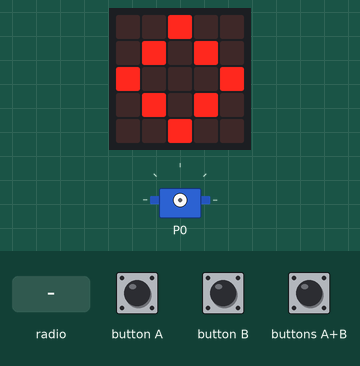
This program was run on a simulated BBC micro:bit (MakeCode). Shown: the board's 5×5 LED display, servo. The test bench sets the inputs (shaded band).

Above: at 1.6 s.
1.7 s: radio message "A" arrives
At 3.1 s:
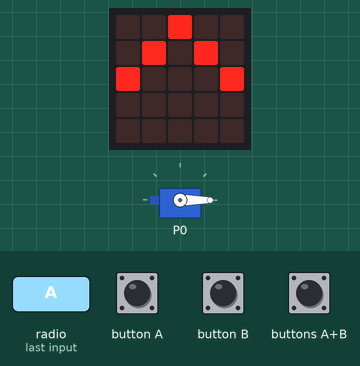
4.3 s: button B pressed for 0.15 s
At 5.8 s:
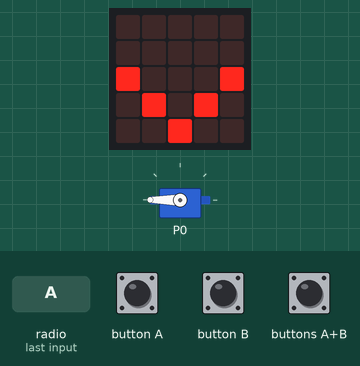
6.3 s: radio message "AB" arrives
At 7.5 s:
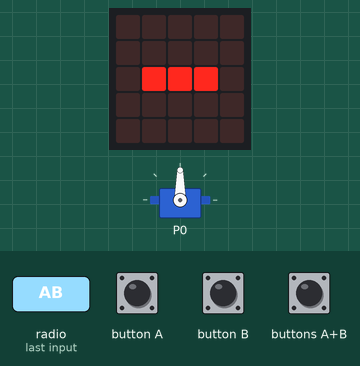
8.5 s: radio message "B" arrives
At 9.1 s:
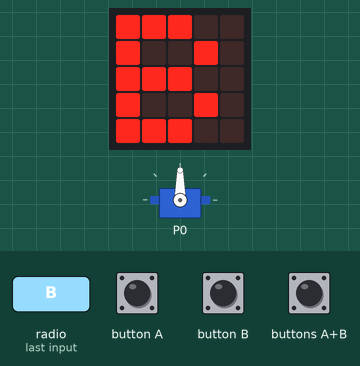
11.1 s: button A pressed for 0.15 s
At 11.45 s:
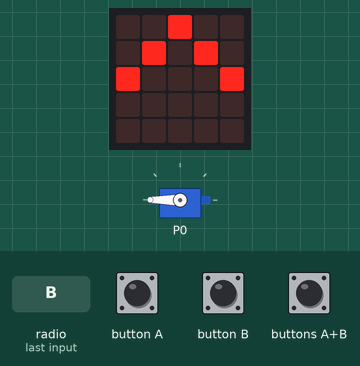
13.1 s: buttons A+B pressed for 0.15 s
At 14.6 s:
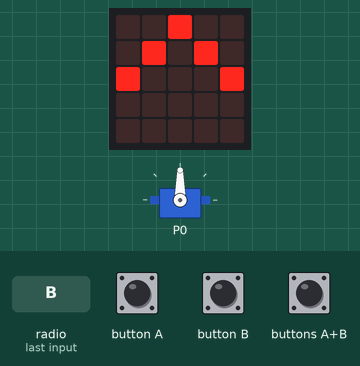
Timing chart, 0 to 15.7 s (numbered marks = the images above; inputs shaded):
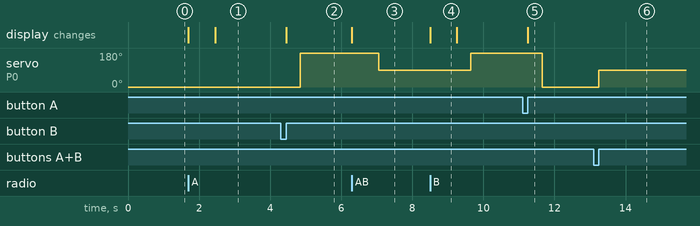

The program:

main.ts
```typescript
input.onButtonPressed(Button.A, function () {
    basic.showLeds(`
            . . # . .
            . # . # .
            # . . . #
            . . . . .
            . . . . .
            `)
    pins.servoWritePin(AnalogPin.P0, 0)

})
input.onButtonPressed(Button.B, function () {

    basic.showLeds(`
            . . . . .
            . . . . .
            # . . . #
            . # . # .
            . . # . .
            `)
    pins.servoWritePin(AnalogPin.P0, 180)


})
input.onButtonPressed(Button.AB, function () {

    pins.servoWritePin(AnalogPin.P0, 90)
})
radio.onReceivedString(function (receivedString) {
    if (receivedString == "A") {
        basic.showString(receivedString)
        automat = 1
        control.raiseEvent(
            EventBusSource.MICROBIT_ID_BUTTON_A,
            EventBusValue.MICROBIT_BUTTON_EVT_CLICK
        )
    } else if (receivedString == "B") {
        basic.showString(receivedString)
        automat = 2
        control.raiseEvent(
            EventBusSource.MICROBIT_ID_BUTTON_B,
            EventBusValue.MICROBIT_BUTTON_EVT_CLICK
        )
    } else if (receivedString == "AB") {
        basic.showString("-")
        automat = 0
        control.raiseEvent(
            EventBusSource.MICROBIT_ID_BUTTON_AB,
            EventBusValue.MICROBIT_BUTTON_EVT_CLICK
        )
    }
})
let automat = 0
basic.showLeds(`
    . . # . .
    . # . # .
    # . . . #
    . # . # .
    . . # . .
    `)
automat = 0
radio.setGroup(24)
```

test.ts
```typescript
// Hier kann man Tests durchführen; diese Datei wird nicht kompiliert, wenn dieses Paket als Erweiterung verwendet wird.
```

Measured:
- after the input at 1.7 s, the display: first changes at once (image 1 shows a later state)
- after the input at 4.3 s, servo on P0: 0° → 180° after 0.55 s; the display: changes after 0.15 s (image 2)
- after the input at 6.3 s, servo on P0: 180° → 90° after 0.75 s; the display: changes at once (image 3)
- after the input at 8.5 s, servo on P0: 90° → 180° after 1.2 s; the display: changes at once (image 4)
- after the input at 11.1 s, servo on P0: 180° → 0° after 0.55 s; the display: changes after 0.15 s (image 5)
- after the input at 13.1 s, servo on P0: 0° → 90° after 0.15 s
- what the display in image 4 shows lasts 0.8 s, from 8.5 s to 9.3 s
